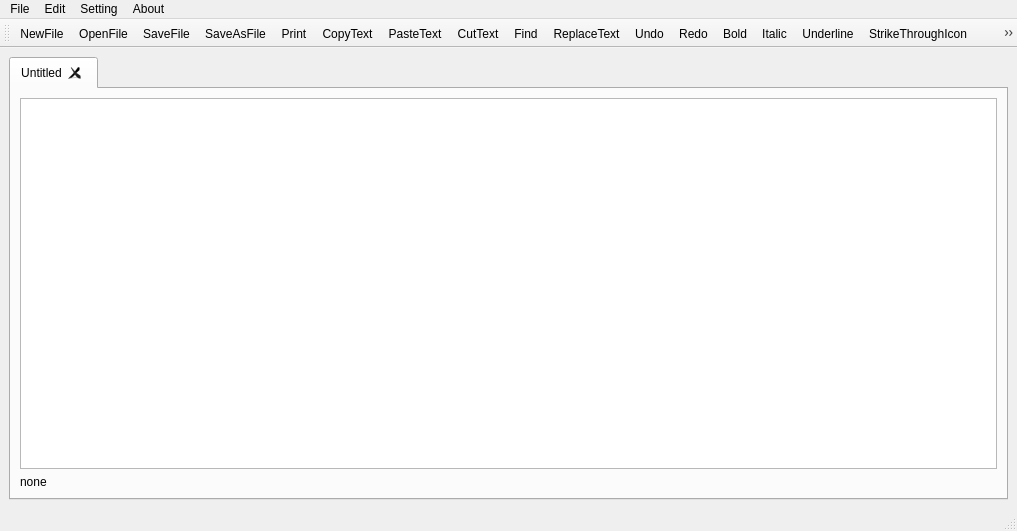
<?xml version="1.0" encoding="UTF-8"?>
<ui version="4.0">
 <class>MainWindow</class>
 <widget class="QMainWindow" name="MainWindow">
  <property name="geometry">
   <rect>
    <x>0</x>
    <y>0</y>
    <width>1017</width>
    <height>531</height>
   </rect>
  </property>
  <property name="windowTitle">
   <string>MainWindow</string>
  </property>
  <widget class="QWidget" name="centralwidget">
   <layout class="QHBoxLayout" name="horizontalLayout">
    <item>
     <widget class="QTabWidget" name="tabWidget">
      <property name="currentIndex">
       <number>0</number>
      </property>
      <property name="tabsClosable">
       <bool>true</bool>
      </property>
      <property name="movable">
       <bool>true</bool>
      </property>
      <widget class="QWidget" name="tab_3">
       <attribute name="title">
        <string>Untitled</string>
       </attribute>
       <layout class="QVBoxLayout" name="verticalLayout">
        <item>
         <widget class="QPlainTextEdit" name="plainTextEdit">
          <property name="layoutDirection">
           <enum>Qt::LeftToRight</enum>
          </property>
          <property name="lineWrapMode">
           <enum>QPlainTextEdit::WidgetWidth</enum>
          </property>
          <property name="centerOnScroll">
           <bool>false</bool>
          </property>
         </widget>
        </item>
        <item>
         <widget class="QLabel" name="pathLabel">
          <property name="text">
           <string>none</string>
          </property>
         </widget>
        </item>
       </layout>
      </widget>
     </widget>
    </item>
   </layout>
  </widget>
  <widget class="QMenuBar" name="menubar">
   <property name="geometry">
    <rect>
     <x>0</x>
     <y>0</y>
     <width>1017</width>
     <height>21</height>
    </rect>
   </property>
   <widget class="QMenu" name="menuFile">
    <property name="title">
     <string>File</string>
    </property>
    <addaction name="actionNew_Tab"/>
    <addaction name="actionNew_window"/>
    <addaction name="separator"/>
    <addaction name="actionOpen"/>
    <addaction name="actionSave"/>
    <addaction name="actionSave_as"/>
    <addaction name="separator"/>
    <addaction name="actionPage_parameters"/>
    <addaction name="actionPrint"/>
    <addaction name="separator"/>
    <addaction name="actionClose_the_window"/>
    <addaction name="actionExit"/>
   </widget>
   <widget class="QMenu" name="menuEdit">
    <property name="title">
     <string>Edit</string>
    </property>
    <addaction name="actionUndo"/>
    <addaction name="actionRedo"/>
    <addaction name="separator"/>
    <addaction name="actionCut"/>
    <addaction name="actionCopy"/>
    <addaction name="actionPaste"/>
    <addaction name="separator"/>
    <addaction name="actionFind"/>
    <addaction name="actionFind_next"/>
    <addaction name="actionFind_earlier"/>
    <addaction name="actionGo_to"/>
    <addaction name="separator"/>
    <addaction name="actionSelect_all"/>
    <addaction name="actionDelete_all"/>
    <addaction name="separator"/>
    <addaction name="actionDate_and_time"/>
    <addaction name="separator"/>
   </widget>
   <widget class="QMenu" name="menuSetting">
    <property name="title">
     <string>Setting</string>
    </property>
    <widget class="QMenu" name="menuTheme">
     <property name="title">
      <string>Theme</string>
     </property>
     <addaction name="actionWhite"/>
     <addaction name="actionDark"/>
    </widget>
    <addaction name="actionLine_break"/>
    <addaction name="actionAuto_save"/>
    <addaction name="actionSatus_bar"/>
    <addaction name="menuTheme"/>
    <addaction name="separator"/>
    <addaction name="actionZoom_reset"/>
    <addaction name="actionReset_text_settings"/>
    <addaction name="separator"/>
    <addaction name="actionShow_html_code"/>
   </widget>
   <widget class="QMenu" name="menuAbout">
    <property name="title">
     <string>About</string>
    </property>
    <addaction name="actionGitHub"/>
    <addaction name="actionAbout_program"/>
   </widget>
   <addaction name="menuFile"/>
   <addaction name="menuEdit"/>
   <addaction name="menuSetting"/>
   <addaction name="menuAbout"/>
  </widget>
  <widget class="QToolBar" name="toolBar">
   <property name="windowTitle">
    <string>toolBar</string>
   </property>
   <attribute name="toolBarArea">
    <enum>TopToolBarArea</enum>
   </attribute>
   <attribute name="toolBarBreak">
    <bool>false</bool>
   </attribute>
   <addaction name="actionNewFileIcon"/>
   <addaction name="actionOpenFileIcon"/>
   <addaction name="actionSaveFileIcon"/>
   <addaction name="actionSaveAsFileIcon"/>
   <addaction name="actionPrintIcon"/>
   <addaction name="actionCopyTextIcon"/>
   <addaction name="actionPasteTextIcon"/>
   <addaction name="actionCutTextIcon"/>
   <addaction name="actionFindIcon"/>
   <addaction name="actionReplaceTextIcon"/>
   <addaction name="actionUndoIcon"/>
   <addaction name="actionRedoIcon"/>
   <addaction name="actionBoldIcon"/>
   <addaction name="actionItalicIcon"/>
   <addaction name="actionUnderline"/>
   <addaction name="actionStrikeThroughIcon"/>
   <addaction name="actionAlignLeftIcon"/>
   <addaction name="actionAlignCenterIcon"/>
   <addaction name="actionAlignRightIcon"/>
   <addaction name="actionFontSizeIcon"/>
   <addaction name="actionTextFillIcon"/>
   <addaction name="actionColorTextIcon"/>
   <addaction name="actionIncreseIcon"/>
   <addaction name="actionReduceIcon"/>
   <addaction name="actionInfoIcon"/>
  </widget>
  <widget class="QStatusBar" name="statusBar"/>
  <action name="actionNew_Tab">
   <property name="icon">
    <iconset theme="QIcon::ThemeIcon::WindowNew"/>
   </property>
   <property name="text">
    <string>New tab</string>
   </property>
   <property name="shortcut">
    <string>Ctrl+N</string>
   </property>
  </action>
  <action name="actionNew_window">
   <property name="text">
    <string>New window</string>
   </property>
  </action>
  <action name="actionOpen">
   <property name="icon">
    <iconset theme="QIcon::ThemeIcon::DocumentOpen"/>
   </property>
   <property name="text">
    <string>Open</string>
   </property>
   <property name="shortcut">
    <string>Ctrl+O</string>
   </property>
  </action>
  <action name="actionSave">
   <property name="icon">
    <iconset theme="QIcon::ThemeIcon::DocumentSave"/>
   </property>
   <property name="text">
    <string>Save</string>
   </property>
   <property name="shortcut">
    <string>Ctrl+S</string>
   </property>
  </action>
  <action name="actionSave_as">
   <property name="icon">
    <iconset theme="QIcon::ThemeIcon::DocumentSaveAs"/>
   </property>
   <property name="text">
    <string>Save as...</string>
   </property>
   <property name="shortcut">
    <string>Ctrl+Shift+S</string>
   </property>
  </action>
  <action name="actionPage_parameters">
   <property name="icon">
    <iconset theme="QIcon::ThemeIcon::DocumentProperties"/>
   </property>
   <property name="text">
    <string>Page parameters</string>
   </property>
  </action>
  <action name="actionPrint">
   <property name="icon">
    <iconset theme="QIcon::ThemeIcon::DocumentPrint"/>
   </property>
   <property name="text">
    <string>Print</string>
   </property>
   <property name="shortcut">
    <string>Ctrl+P</string>
   </property>
  </action>
  <action name="actionClose_the_window">
   <property name="text">
    <string>Close tab</string>
   </property>
   <property name="shortcut">
    <string>Ctrl+W</string>
   </property>
  </action>
  <action name="actionExit">
   <property name="icon">
    <iconset theme="QIcon::ThemeIcon::ApplicationExit"/>
   </property>
   <property name="text">
    <string>Exit</string>
   </property>
  </action>
  <action name="actionUndo">
   <property name="icon">
    <iconset theme="QIcon::ThemeIcon::EditUndo"/>
   </property>
   <property name="text">
    <string>Undo</string>
   </property>
   <property name="shortcut">
    <string>Ctrl+Z</string>
   </property>
  </action>
  <action name="actionCut">
   <property name="icon">
    <iconset theme="QIcon::ThemeIcon::EditCut"/>
   </property>
   <property name="text">
    <string>Cut</string>
   </property>
   <property name="shortcut">
    <string>Ctrl+X</string>
   </property>
  </action>
  <action name="actionCopy">
   <property name="icon">
    <iconset theme="QIcon::ThemeIcon::EditCopy"/>
   </property>
   <property name="text">
    <string>Copy</string>
   </property>
   <property name="shortcut">
    <string>Ctrl+C</string>
   </property>
  </action>
  <action name="actionPaste">
   <property name="icon">
    <iconset theme="QIcon::ThemeIcon::EditPaste"/>
   </property>
   <property name="text">
    <string>Paste</string>
   </property>
   <property name="shortcut">
    <string>Ctrl+V</string>
   </property>
  </action>
  <action name="actionFind">
   <property name="icon">
    <iconset theme="QIcon::ThemeIcon::EditFind"/>
   </property>
   <property name="text">
    <string>Find</string>
   </property>
   <property name="shortcut">
    <string>Ctrl+F</string>
   </property>
  </action>
  <action name="actionFind_next">
   <property name="icon">
    <iconset theme="QIcon::ThemeIcon::GoNext"/>
   </property>
   <property name="text">
    <string>Find next</string>
   </property>
   <property name="shortcut">
    <string>F3</string>
   </property>
  </action>
  <action name="actionGo_to">
   <property name="icon">
    <iconset theme="QIcon::ThemeIcon::GoDown"/>
   </property>
   <property name="text">
    <string>Go to line</string>
   </property>
   <property name="toolTip">
    <string>Go to line</string>
   </property>
  </action>
  <action name="actionSelect_all">
   <property name="icon">
    <iconset theme="QIcon::ThemeIcon::EditSelectAll"/>
   </property>
   <property name="text">
    <string>Select all</string>
   </property>
   <property name="shortcut">
    <string>Ctrl+A</string>
   </property>
  </action>
  <action name="actionDelete_all">
   <property name="icon">
    <iconset theme="QIcon::ThemeIcon::EditClear"/>
   </property>
   <property name="text">
    <string>Delete all</string>
   </property>
   <property name="shortcut">
    <string>Ctrl+Del</string>
   </property>
  </action>
  <action name="actionDate_and_time">
   <property name="text">
    <string>Date and time</string>
   </property>
   <property name="shortcut">
    <string>F5</string>
   </property>
  </action>
  <action name="actionLine_break">
   <property name="checkable">
    <bool>true</bool>
   </property>
   <property name="text">
    <string>Line break</string>
   </property>
  </action>
  <action name="actionAuto_save">
   <property name="checkable">
    <bool>true</bool>
   </property>
   <property name="text">
    <string>Auto save</string>
   </property>
  </action>
  <action name="actionSatus_bar">
   <property name="checkable">
    <bool>true</bool>
   </property>
   <property name="text">
    <string>Satus bar</string>
   </property>
  </action>
  <action name="actionZoom_reset">
   <property name="text">
    <string>Zoom reset</string>
   </property>
  </action>
  <action name="actionReset_text_settings">
   <property name="text">
    <string>Reset text settings</string>
   </property>
  </action>
  <action name="actionShow_html_code">
   <property name="checkable">
    <bool>true</bool>
   </property>
   <property name="text">
    <string>Show html code</string>
   </property>
  </action>
  <action name="actionGitHub">
   <property name="text">
    <string>GitHub</string>
   </property>
  </action>
  <action name="actionAbout_program">
   <property name="icon">
    <iconset theme="QIcon::ThemeIcon::HelpAbout"/>
   </property>
   <property name="text">
    <string>About program</string>
   </property>
  </action>
  <action name="actionRedo">
   <property name="icon">
    <iconset theme="QIcon::ThemeIcon::EditRedo"/>
   </property>
   <property name="text">
    <string>Redo</string>
   </property>
   <property name="shortcut">
    <string>Ctrl+Shift+Z</string>
   </property>
  </action>
  <action name="actionFind_earlier">
   <property name="icon">
    <iconset theme="QIcon::ThemeIcon::GoPrevious"/>
   </property>
   <property name="text">
    <string>Find earlier</string>
   </property>
   <property name="shortcut">
    <string>F2</string>
   </property>
  </action>
  <action name="actionWhite">
   <property name="text">
    <string>White</string>
   </property>
  </action>
  <action name="actionDark">
   <property name="text">
    <string>Dark</string>
   </property>
  </action>
  <action name="actionNewFileIcon">
   <property name="icon">
    <iconset resource="../resources.qrc">
     <normaloff>:/res/UI/icons/new-file.png</normaloff>:/res/UI/icons/new-file.png</iconset>
   </property>
   <property name="text">
    <string>NewFile</string>
   </property>
   <property name="toolTip">
    <string>add new tab</string>
   </property>
   <property name="menuRole">
    <enum>QAction::NoRole</enum>
   </property>
  </action>
  <action name="actionOpenFileIcon">
   <property name="icon">
    <iconset resource="../resources.qrc">
     <normaloff>:/res/UI/icons/folder.png</normaloff>:/res/UI/icons/folder.png</iconset>
   </property>
   <property name="text">
    <string>OpenFile</string>
   </property>
   <property name="toolTip">
    <string>open file</string>
   </property>
   <property name="menuRole">
    <enum>QAction::NoRole</enum>
   </property>
  </action>
  <action name="actionSaveFileIcon">
   <property name="icon">
    <iconset resource="../resources.qrc">
     <normaloff>:/res/UI/icons/save.png</normaloff>:/res/UI/icons/save.png</iconset>
   </property>
   <property name="text">
    <string>SaveFile</string>
   </property>
   <property name="toolTip">
    <string>save file</string>
   </property>
   <property name="menuRole">
    <enum>QAction::NoRole</enum>
   </property>
  </action>
  <action name="actionSaveAsFileIcon">
   <property name="icon">
    <iconset resource="../resources.qrc">
     <normaloff>:/res/UI/icons/save-as.png</normaloff>:/res/UI/icons/save-as.png</iconset>
   </property>
   <property name="text">
    <string>SaveAsFile</string>
   </property>
   <property name="toolTip">
    <string>save as...</string>
   </property>
   <property name="menuRole">
    <enum>QAction::NoRole</enum>
   </property>
  </action>
  <action name="actionPrintIcon">
   <property name="icon">
    <iconset resource="../resources.qrc">
     <normaloff>:/res/UI/icons/print.png</normaloff>:/res/UI/icons/print.png</iconset>
   </property>
   <property name="text">
    <string>Print</string>
   </property>
   <property name="toolTip">
    <string>print text</string>
   </property>
   <property name="menuRole">
    <enum>QAction::NoRole</enum>
   </property>
  </action>
  <action name="actionCopyTextIcon">
   <property name="icon">
    <iconset resource="../resources.qrc">
     <normaloff>:/res/UI/icons/copy.png</normaloff>:/res/UI/icons/copy.png</iconset>
   </property>
   <property name="text">
    <string>CopyText</string>
   </property>
   <property name="toolTip">
    <string>copy selected text</string>
   </property>
   <property name="menuRole">
    <enum>QAction::NoRole</enum>
   </property>
  </action>
  <action name="actionPasteTextIcon">
   <property name="icon">
    <iconset resource="../resources.qrc">
     <normaloff>:/res/UI/icons/paste.png</normaloff>:/res/UI/icons/paste.png</iconset>
   </property>
   <property name="text">
    <string>PasteText</string>
   </property>
   <property name="toolTip">
    <string>paste text in this line</string>
   </property>
   <property name="menuRole">
    <enum>QAction::NoRole</enum>
   </property>
  </action>
  <action name="actionCutTextIcon">
   <property name="icon">
    <iconset resource="../resources.qrc">
     <normaloff>:/res/UI/icons/cut.png</normaloff>:/res/UI/icons/cut.png</iconset>
   </property>
   <property name="text">
    <string>CutText</string>
   </property>
   <property name="toolTip">
    <string>cut the text</string>
   </property>
   <property name="menuRole">
    <enum>QAction::NoRole</enum>
   </property>
  </action>
  <action name="actionFindIcon">
   <property name="icon">
    <iconset resource="../resources.qrc">
     <normaloff>:/res/UI/icons/find.png</normaloff>:/res/UI/icons/find.png</iconset>
   </property>
   <property name="text">
    <string>Find</string>
   </property>
   <property name="toolTip">
    <string>find the desired text</string>
   </property>
   <property name="menuRole">
    <enum>QAction::NoRole</enum>
   </property>
  </action>
  <action name="actionReplaceTextIcon">
   <property name="icon">
    <iconset resource="../resources.qrc">
     <normaloff>:/res/UI/icons/replace.png</normaloff>:/res/UI/icons/replace.png</iconset>
   </property>
   <property name="text">
    <string>ReplaceText</string>
   </property>
   <property name="toolTip">
    <string>replace old text with new</string>
   </property>
   <property name="menuRole">
    <enum>QAction::NoRole</enum>
   </property>
  </action>
  <action name="actionUndoIcon">
   <property name="icon">
    <iconset resource="../resources.qrc">
     <normaloff>:/res/UI/icons/back.png</normaloff>:/res/UI/icons/back.png</iconset>
   </property>
   <property name="text">
    <string>Undo</string>
   </property>
   <property name="toolTip">
    <string>undo the last action</string>
   </property>
   <property name="menuRole">
    <enum>QAction::NoRole</enum>
   </property>
  </action>
  <action name="actionRedoIcon">
   <property name="icon">
    <iconset resource="../resources.qrc">
     <normaloff>:/res/UI/icons/undo.png</normaloff>:/res/UI/icons/undo.png</iconset>
   </property>
   <property name="text">
    <string>Redo</string>
   </property>
   <property name="toolTip">
    <string>redo an undone action</string>
   </property>
   <property name="menuRole">
    <enum>QAction::NoRole</enum>
   </property>
  </action>
  <action name="actionBoldIcon">
   <property name="icon">
    <iconset resource="../resources.qrc">
     <normaloff>:/res/UI/icons/bold.png</normaloff>:/res/UI/icons/bold.png</iconset>
   </property>
   <property name="text">
    <string>Bold</string>
   </property>
   <property name="toolTip">
    <string>make the text bold</string>
   </property>
   <property name="menuRole">
    <enum>QAction::NoRole</enum>
   </property>
  </action>
  <action name="actionItalicIcon">
   <property name="icon">
    <iconset resource="../resources.qrc">
     <normaloff>:/res/UI/icons/italic.png</normaloff>:/res/UI/icons/italic.png</iconset>
   </property>
   <property name="text">
    <string>Italic</string>
   </property>
   <property name="toolTip">
    <string>make text in italics</string>
   </property>
   <property name="menuRole">
    <enum>QAction::NoRole</enum>
   </property>
  </action>
  <action name="actionUnderline">
   <property name="icon">
    <iconset resource="../resources.qrc">
     <normaloff>:/res/UI/icons/underline.png</normaloff>:/res/UI/icons/underline.png</iconset>
   </property>
   <property name="text">
    <string>Underline</string>
   </property>
   <property name="menuRole">
    <enum>QAction::NoRole</enum>
   </property>
  </action>
  <action name="actionStrikeThroughIcon">
   <property name="icon">
    <iconset resource="../resources.qrc">
     <normaloff>:/res/UI/icons/through.png</normaloff>:/res/UI/icons/through.png</iconset>
   </property>
   <property name="text">
    <string>StrikeThroughIcon</string>
   </property>
   <property name="toolTip">
    <string>make text in Strike Through</string>
   </property>
   <property name="menuRole">
    <enum>QAction::NoRole</enum>
   </property>
  </action>
  <action name="actionAlignCenterIcon">
   <property name="icon">
    <iconset resource="../resources.qrc">
     <normaloff>:/res/UI/icons/align-center.png</normaloff>:/res/UI/icons/align-center.png</iconset>
   </property>
   <property name="text">
    <string>AlignCenter</string>
   </property>
   <property name="toolTip">
    <string>Align Center</string>
   </property>
   <property name="menuRole">
    <enum>QAction::NoRole</enum>
   </property>
  </action>
  <action name="actionAlignRightIcon">
   <property name="icon">
    <iconset resource="../resources.qrc">
     <normaloff>:/res/UI/icons/align-right.png</normaloff>:/res/UI/icons/align-right.png</iconset>
   </property>
   <property name="text">
    <string>AlignRight</string>
   </property>
   <property name="toolTip">
    <string>Align Right</string>
   </property>
   <property name="menuRole">
    <enum>QAction::NoRole</enum>
   </property>
  </action>
  <action name="actionAlignLeftIcon">
   <property name="icon">
    <iconset resource="../resources.qrc">
     <normaloff>:/res/UI/icons/align-left.png</normaloff>:/res/UI/icons/align-left.png</iconset>
   </property>
   <property name="text">
    <string>Alignleft</string>
   </property>
   <property name="menuRole">
    <enum>QAction::NoRole</enum>
   </property>
  </action>
  <action name="actionFontSizeIcon">
   <property name="icon">
    <iconset resource="../resources.qrc">
     <normaloff>:/res/UI/icons/font_size.png</normaloff>:/res/UI/icons/font_size.png</iconset>
   </property>
   <property name="text">
    <string>FontSize</string>
   </property>
   <property name="toolTip">
    <string>change the font size</string>
   </property>
   <property name="menuRole">
    <enum>QAction::TextHeuristicRole</enum>
   </property>
  </action>
  <action name="actionTextFillIcon">
   <property name="icon">
    <iconset resource="../resources.qrc">
     <normaloff>:/res/UI/icons/text_fill_color.png</normaloff>:/res/UI/icons/text_fill_color.png</iconset>
   </property>
   <property name="text">
    <string>TextFill</string>
   </property>
   <property name="toolTip">
    <string>change the text background</string>
   </property>
   <property name="menuRole">
    <enum>QAction::NoRole</enum>
   </property>
  </action>
  <action name="actionColorTextIcon">
   <property name="icon">
    <iconset resource="../resources.qrc">
     <normaloff>:/res/UI/icons/color.png</normaloff>:/res/UI/icons/color.png</iconset>
   </property>
   <property name="text">
    <string>ColorText</string>
   </property>
   <property name="toolTip">
    <string>change the text color</string>
   </property>
   <property name="menuRole">
    <enum>QAction::NoRole</enum>
   </property>
  </action>
  <action name="actionIncreseIcon">
   <property name="icon">
    <iconset resource="../resources.qrc">
     <normaloff>:/res/UI/icons/increase.png</normaloff>:/res/UI/icons/increase.png</iconset>
   </property>
   <property name="text">
    <string>Increse</string>
   </property>
   <property name="toolTip">
    <string>increase the text size</string>
   </property>
   <property name="menuRole">
    <enum>QAction::NoRole</enum>
   </property>
  </action>
  <action name="actionReduceIcon">
   <property name="icon">
    <iconset resource="../resources.qrc">
     <normaloff>:/res/UI/icons/reduce.png</normaloff>:/res/UI/icons/reduce.png</iconset>
   </property>
   <property name="text">
    <string>Reduce</string>
   </property>
   <property name="toolTip">
    <string>reduce the text size</string>
   </property>
   <property name="menuRole">
    <enum>QAction::NoRole</enum>
   </property>
  </action>
  <action name="actionInfoIcon">
   <property name="icon">
    <iconset resource="../resources.qrc">
     <normaloff>:/res/UI/icons/info.png</normaloff>:/res/UI/icons/info.png</iconset>
   </property>
   <property name="text">
    <string>Info</string>
   </property>
   <property name="toolTip">
    <string>information about the program</string>
   </property>
   <property name="menuRole">
    <enum>QAction::NoRole</enum>
   </property>
  </action>
 </widget>
 <resources>
  <include location="../resources.qrc"/>
 </resources>
 <connections/>
</ui>
